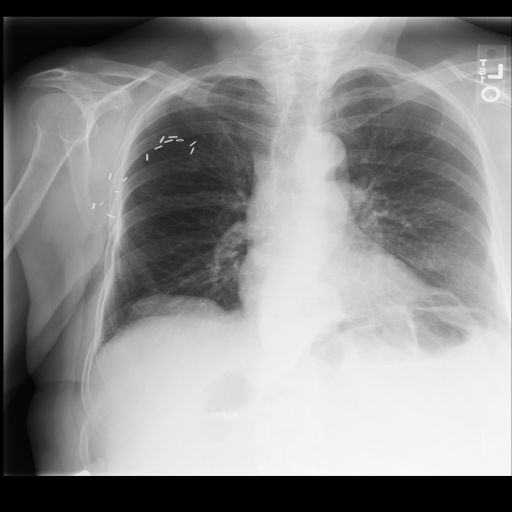
#> input picture Labs/lung_disease.png, 1024 x 1024 px (shown at 1/2 size)
$ jupyter execute --allow-errors Lab_PS_10_2023.ipynb
#> lines starting #> are read from the running program, lines starting #| are printed output that depends on the picture
## Bibliotecas necesarias:

[cell 1]
import cv2
import numpy as np
import matplotlib.pyplot as plt
from scipy import signal
import scipy.io
from scipy.ndimage import rotate  #para rotar
import sympy #para visualizar la matriz

## **Transformada de Fourier**

### Ejercicio 1
Calcular y graficar la transformada de Fourier de matriz/imagen/señal 2D

[cell 2]
imagen_completa= cv2.imread('lung_disease.png',0)
#> imagen_completa is the input picture: shape (1024, 1024); min 0, max 255, mean 140.9
ima=imagen_completa[200:400,200:400]
print("El tipo de cada píxel es ",ima.dtype)
#| El tipo de cada píxel es  uint8
print("Las dimensiones de la transformada de la imagen: ",ima.shape)
#| Las dimensiones de la transformada de la imagen:  (200, 200)

[cell 3]
tf_ima=np.fft.fft2(ima) # calculo de la transformada de fourier 2D
print("El tipo de cada píxel es ",tf_ima.dtype)
#| El tipo de cada píxel es  complex128
print("Las dimensiones de la transformada de la imagen: ",tf_ima.shape)
#| Las dimensiones de la transformada de la imagen:  (200, 200)

Observar que el tipo de dato de cada pixel de la transformada de Fourier es complejo.

[cell 4]
tfshift = np.fft.fftshift(tf_ima) #Centramos la TF en las frecuencias bajas

plt.figure(figsize=(13,6))

plt.subplot(121),plt.imshow(ima, cmap = 'gray')
plt.colorbar()
plt.title('Imagen')
plt.xticks([])
plt.yticks([])

plt.subplot(122)
plt.imshow(abs(tfshift), cmap = 'gray')
plt.colorbar()
plt.title('Magnitud del espectro de la Transformada de Fourier de Imagen')
plt.xticks([])
plt.yticks([])

plt.show()

Vemos un puntito blanco en el centro pero parece no mostrarnos mucha informacion, para eso vamos a aplicarles una transformacion logaritmica a la magnitud del espectro de la Transformada de Fourier.

[cell 5]
transf_realzada = 20*np.log(abs(tfshift)) # :-P
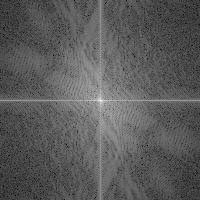
#> transf_realzada: shape (200, 200) float64; min 18.79, max 306.6, mean 121.9; drawn with min black and max white

plt.figure(figsize=(13,6))
plt.subplot(121)
plt.imshow(ima, cmap = 'gray')
plt.title('Imagen')
plt.xticks([]), plt.yticks([])

plt.subplot(122)
plt.imshow(transf_realzada, cmap = 'gray')
plt.colorbar()
plt.title('Transformada realzada'), plt.xticks([]), plt.yticks([])
plt.show()

[cell 6]
Itf_ima=np.fft.ifft2(tf_ima)
# se hizo la transformada de la imagen recortada creada al principio

plt.figure(figsize=(20,6))
plt.subplot(131),plt.imshow(ima, cmap = 'gray')
plt.title('Imagen original')

plt.subplot(132),plt.imshow(transf_realzada, cmap = 'gray')
plt.title('Transformada realzada'), plt.xticks([]), plt.yticks([])

plt.subplot(133),plt.imshow(np.real(Itf_ima), cmap = 'gray')
plt.title('Transformada inversa de Fourier')

plt.show()

## **Convolucion 2D**

[cell 7]
A=np.array( [[1,-3,4],[2,2,0]])
B=np.array([[1,2],[-1,4]])

[cell 8]
conv2d = signal.convolve2d(A, B, boundary='fill', fillvalue=0, mode='full')
print(conv2d)

# en 1D el tamano de la conv es la suma de los tamanos menos 1
# boundary='fill' -> es por si queremos que se rellenen los bordes (como si fuera la convolucion lineal no circular)
# valor con el que rellena los bordes -> fillvalue
# mode='full' -> tamaño resultado = tamaño de la matriz A + tamaño matriz B - 1 (resultado completo de la conv. lineal)
# si pongo mode='same' -> cuando quiero que el resultado tenga el mismo tamaño de la imagen original (OJO que recorta partes)

[cell 9]
print("El tamaño de A es ", A.shape)
print("El tamaño de B es ", B.shape)
print("Las dimensiones de la conv son ",conv2d.shape)
print("Es igual que la suma de las dimensiones-1 ")
print(A.shape[0] + B.shape[0]-1,A.shape[1] + B.shape[1]-1 )

Realizar una convolución utilizando la imagen de pulmón

[cell 10]
plt.imshow(ima, cmap='gray')
plt.colorbar()
plt.show()
print('ima=')
print(ima)
#> (printed output is left out)

Realizar la convolución 2D entre la matriz ima y la matriz K

[cell 11]
K= np.ones ((5,5))/25
print('K=')
print(K)
CONV=signal.convolve2d(ima, K, boundary='fill', fillvalue=0, mode='full') #probar con mode='same'
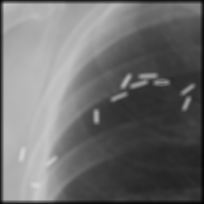
#> CONV: shape (204, 204) float64; min 1.88, max 212, mean 109.1
# rellenamos bordes con cero

Verificar dimensiones y graficar los resultados

Debería dar:
$(200,200) + (5,5) - (1,1) = (204,204)$ tamaño de la matriz convolucion

[cell 12]
print(ima.shape)
#| (200, 200)
print(K.shape)
print(CONV.shape)
#| (204, 204)

plt.imshow(CONV, cmap='gray')
plt.colorbar()

Se ve un borde negro porque le pusimos un boundary = 0

### **Se atenuan frecuencias mas altas.**

¿Qué diferencia hay entre el modo same y el full?

### Ejercicio 2: Teorema de la convolucion 2D

**Recordatorio del teorema de convolucion:**

La convolucion de dos senales en el tiempo es equivalente al producto de sus transformadas:

$h(x, y) = f(x, y) * g(x, y) = F^{-1}[F[f(x, y)] · F[g(x, y)]]$

Analizar la relacion entre la transformada de Fourier 2D y la convolucion 2D

[cell 13]
print(K)

[cell 14]
#Primero hacemos la convolucion de ima con K
CONV=signal.convolve2d(ima,K, boundary='fill', mode='full') #fillvalue=0,

#Ahora realizamos las transformada de cada una de las matrices
TF_IMA = np.fft.fft2(ima)
TF_K = np.fft.fft2(K)

#> (a cell that did not finish here is left out)

**¿Qué paso?**

<mark>**NO SE PUEDE REALIZAR EL PRODUCTO DE TRANSFORMADAS DE SENALES DE DISTINTA DIMENSION**</mark>

Chequear dimensiones

[cell 16]
print("El tamaño de TF_IMA es ", TF_IMA.shape)
#| El tamaño de TF_IMA es  (200, 200)
print("El tamaño de TF_K es ", TF_K.shape)

El problema es que tienen distintas dimensiones.

[cell 17]
#Redimensionamos
s_0= 200+5-1
s_1= 200+5-1

TF_IMA=np.fft.fft2(ima,(s_0,s_1))

TF_K=np.fft.fft2(K,(s_0,s_1))

print("El nuevo tamaño de TF_IMA es ", TF_IMA.shape)
#| El nuevo tamaño de TF_IMA es  (204, 204)
print("El nuevo tamaño de TF_K es ", TF_K.shape)

#Recalculamos transformada inversa de la multiplicación de transformadas de Fourier
CONV_teo= np.fft.ifft2(TF_IMA*TF_K)

# ahora no hay error

#### Graficamos los resultados de las convoluciones

[cell 18]
K

[cell 19]
plt.figure(figsize=(20,6))
plt.subplot(151), plt.imshow(np.real(ima), cmap='gray'), plt.title('Imagen')
plt.subplot(152), plt.imshow(K, cmap='gray'), plt.title('K')
plt.subplot(153), plt.imshow(np.real(CONV), cmap='gray'), plt.title('Convolución')
plt.subplot(154), plt.imshow(np.real(CONV_teo), cmap='gray'), plt.title('Convolución pasando por TF')
plt.subplot(155), plt.imshow(np.real(CONV-CONV_teo), cmap='gray', vmin=0,vmax=1), plt.title('Resta de convoluciones')
plt.show()

#### Graficamos en Frecuencia

[cell 20]
plt.figure(figsize=(20,6))

plt.subplot(151)
plt.imshow( 20*np.log(abs(np.fft.fftshift(TF_IMA))), cmap = 'gray')
# se hace el realce de la TF de la IMA
plt.title('TF realzada de la imagen')

plt.subplot(152)
plt.imshow( np.fft.fftshift(abs(TF_K)), cmap = 'gray')
# se muestra la TF de la matriz K
plt.title('TF de la matriz K')

plt.subplot(153)
plt.imshow( 20*np.log(abs(np.fft.fftshift(TF_IMA*TF_K))), cmap = 'gray')
# se hace el realce de la TF de la matriz K
plt.title('TF de la imagen * K, realzada')

TF_CONV=np.fft.fft2(CONV) # se calcula la TF de la senal CONV que es la conv. de IMA con K

plt.subplot(154)
plt.imshow(20*np.log(abs(np.fft.fftshift(TF_CONV))), cmap = 'gray')
# se realza la TF de la senal CONV
plt.title('TF realzada de la convolucion')

plt.subplot(155)
plt.imshow(np.real((TF_CONV-(TF_IMA*TF_K))), cmap = 'gray', vmin=0, vmax=1)
# se hace la resta de la TF de la CONV con el producto de las transformadas que teoricamente es lo mismo
# en teoria la transformada de la convolucion es igual al producto de las transformadas por separado
plt.title('Resta de TF')

En conclusion, la transformada de la convolucion es igual al producto  de las transformadas.

# Filtros

Son operaciones que consideran y utilizan los valores de los vecinos de cada pixel.

Se destacan dos tipos de filtros:

- **Lineales**: combinación lineal (de los pixeles vecinos), convolución (y correlación)
- **No lineales**: de Orden, se ordena los valores de los vecinos y se elige el mínimo, máximo o la mediana por ejemplo.

## Filtros lineales: Convolución - correlación

Combinación lineal de un entorno de vecinos, los coeficientes vienen dados por un kernel o máscara del tamaño del vecindario o entorno, incluido el pixel central.

Según el kernel o máscara será el efecto en la imagen.
Se destacan dos tipos:

- Filtros de **suavizado**, o filtros **pasa bajo** (de promediado)
- Filtros de **bordes o detalles**, o filtro **pasa alto** (de diferencia)

Para realizar la convolución (o correlación también) se necesitan dos señales 2D, es decir dos matrices:
- La imagen: A
- El Kernel: K

### Ejercicio 3
a) Generar una imagen con 6 niveles de gris. (Bandas)

[cell 21]
A= np.ones((256, 240))
A[:, 0:40]=0
A[:, 40:80]=0.2
A[:, 80:120]=0.4
A[:, 120:160]=0.6
A[:, 160:200]=0.8
A[:, 200:240]=1
#completar

plt.imshow(A, cmap='gray')
plt.colorbar()
plt.show()

b) Generar el kernel (o máscara):

#### Kernel promediado (paso bajo)

[cell 22]
#Definimos una función para generar una máscara o kernel cuadrado para promedio (suavisado)
def kernel_prom(n):
    return(np.ones((n,n),np.float32)/(n**2))

[cell 23]
# genero la máscara o kernel
n=5 #lo ideal y usual es n impar
kernel=kernel_prom(n)
print(kernel)
print('Notar que la suma de sus elementos da:', np.sum(kernel))
plt.stem(kernel[0])
plt.title('Una fila del Kernel')
plt.show()

La función **cv2.filter2D** :

- calcula la correlación (la correlación es análoga a convolución pero sin rotar la máscara. Cuando la máscara (kernel) es "bi-simétrica" convolución y correlación coinciden)

- el resultado tiene el mismo tamaño que la imagen entrante (la función recorta la correlación para lograr esto)

- ddepth , asociado al tipo de datos (depth) del resultado 	(-1, para igual tipo de datos que la entrada)

- anchor indica la posición del pivote del kernel; default:(-1,-1) lugar central.

https://www.askpython.com/python-modules/opencv-filter2d

[cell 24]
# Hacemos la correlación:
A_suav = cv2.filter2D(A,-1,kernel) #El -1 (ddepth) indica que la salida será del mismo tipo que A
print('Tamaño original:',A.shape, 'Tamaño filtrada:', A_suav.shape)

plt.figure(figsize=(13,5))
plt.subplot(121),plt.imshow(A,cmap='gray'),plt.title('Original')
#plt.xticks([]), plt.yticks([]) #para que no escriba la escala
plt.subplot(122),plt.imshow(A_suav,cmap='gray'),plt.title('Promediada, Máscara %d' %(n))
#plt.xticks([]), plt.yticks([]) #para que no escriba la escala
plt.show()

#### kernel Gaussiano  (paso bajo)

Promedio ponderado

[cell 25]
n=7
kernel_gauss1D = cv2.getGaussianKernel(n, 1.5)
# el 1.5 es la varianza que le doy a la varianza
print(kernel_gauss1D)
print('Notar que la suma de los coeficientes:',np.sum(kernel_gauss1D))
plt.stem(kernel_gauss1D)
plt.show()

[cell 26]
#Función para generar un kernel Gausiano 2D
def GaussianKernel2D(nfil, ncol, sigmaf, sigmac):
    return(np.dot(cv2.getGaussianKernel(nfil, sigmaf), np.transpose(cv2.getGaussianKernel(ncol, sigmac))))

[cell 27]
nfil=7
ncol=7
sigmaf=5 # tamaño de filas
sigmac=5 # tamaño de columnas
# sigmas iguales = queda simétrico el kernel
kernel_gauss2D = GaussianKernel2D(nfil, ncol, sigmaf, sigmac) #función antes definida
print(np.round(kernel_gauss2D, decimals=3))
print('Notar que la suma de los coeficientes es igual a:',np.sum(kernel_gauss2D))
plt.imshow(kernel_gauss2D)
plt.show()

[cell 28]
A_suavGauss = cv2.filter2D(A,-1,kernel_gauss2D) # usamos la imagen A y el kernel
print('Tamaño original:',A.shape, 'Tamaño filtrada:', A_suavGauss.shape)

plt.figure(figsize=(13,5))
plt.subplot(121),plt.imshow(A,cmap='gray'),plt.title('Original')
plt.xticks([]), plt.yticks([]) #para que no escriba la escala
plt.subplot(122),plt.imshow(A_suav,cmap='gray'),plt.title("Promediada con Máscara Gaussiana {0:d} x {1:d}".format(nfil,ncol) )


plt.xticks([]), plt.yticks([]) #para que no escriba la escala
plt.show()

Hay una función que realiza filtrado con kernel Gaussiano, 2 en 1: **cv2.GaussianBlur**

[cell 29]
A_suav_G2en1 = cv2.GaussianBlur(A,(nfil,ncol),1,2,-1) # 2 en 1: genera el kernel Gaussiano nxn y realiza el filtrado
print('Tamaño original:',A.shape, 'Tamaño filtrada:', A_suavGauss.shape)
print('datos original:',A.dtype, 'Datos filtrada:', A_suavGauss.dtype)
plt.imshow(A_suav_G2en1,cmap='gray')
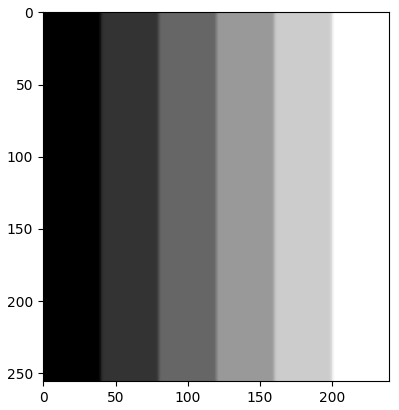
#> figure drawn by matplotlib, 1 panel

#### kernel para detección de Bordes (paso alto):
Para encontrar bordes/cambios se usan máscaras de diferencia: Prewit por ej.

##### kernels Prewitt

[cell 30]
#máscara/kernel Prewitt 3x3:
#Para Bordes Diagonales
KPD=np.array([[1, 1, 0], [1, 0, -1], [0, -1, -1]])
print(KPD)
print('Notar que la suma de los coeficientes da: ', np.sum(KPD))

[cell 31]
#Para bordes Verticales:
KPV= np.array([[1, 0, -1], [1, 0, -1], [1, 0, -1]])
print(KPV)
print('La suma de los coeficientes da: ', np.sum(KPV))

[cell 32]
#Para Bordes Horizontales
KPH= np.array([[1, 1, 1], [0, 0, 0], [-1, -1, -1]])
print(KPH)
print('La suma de los coeficientes da: ', np.sum(KPH))

[cell 33]
I=cv2.imread('Ortopantomografia.jpg',0) #abrimos imagen monocroma
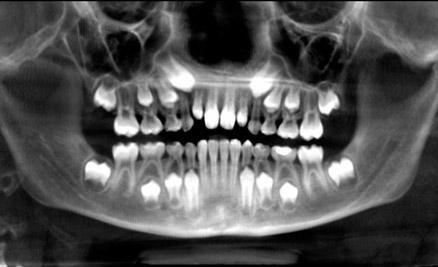
#> input picture Labs/Ortopantomografia.jpg, 438 x 267 px
#> I is the input picture: shape (267, 438); min 0, max 255, mean 83.2
print(I.dtype)
#| uint8

[cell 34]
#Cambiemos el tipo de datos
I=I.astype(float)
print(I.dtype)
#| float64

[cell 35]
OP_v=cv2.filter2D(I, -1, KPV )   #Buscar bordes verticales de la imagen.
OP_h=cv2.filter2D(I, -1, KPH  )    #Buscar bordes horizontales de la imagen
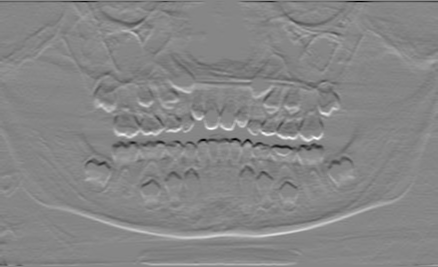
#> OP_h: shape (267, 438) float64; min -639, max 575, mean 0.2; drawn with min black and max white
Bordes= abs(OP_v)+abs(OP_h) # fusion de bordes
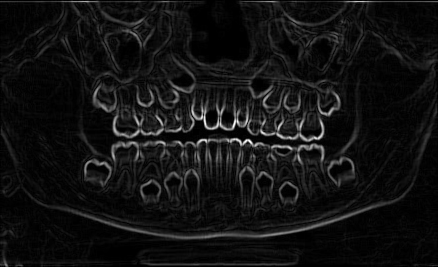
#> Bordes: shape (267, 438) float64; min 0, max 850, mean 61; drawn with min black and max white

plt.figure(figsize=(9,7))
plt.subplot(221),plt.imshow(I,cmap='gray'),plt.title('Imagen original')
plt.subplot(222),plt.imshow(abs(OP_v),cmap='gray'),plt.title('Bordes verticales')
# sin el valor abs se va a valores negativos => 0 queda gris, negativo = negro, positivo = blanco
plt.colorbar()
plt.subplot(223),plt.imshow(abs(OP_h),cmap='gray'),plt.title('Bordes horizontales')
#plt.colorbar()
plt.subplot(224),plt.imshow(Bordes,cmap='gray'),plt.title('Bordes de la imagen')
plt.show()
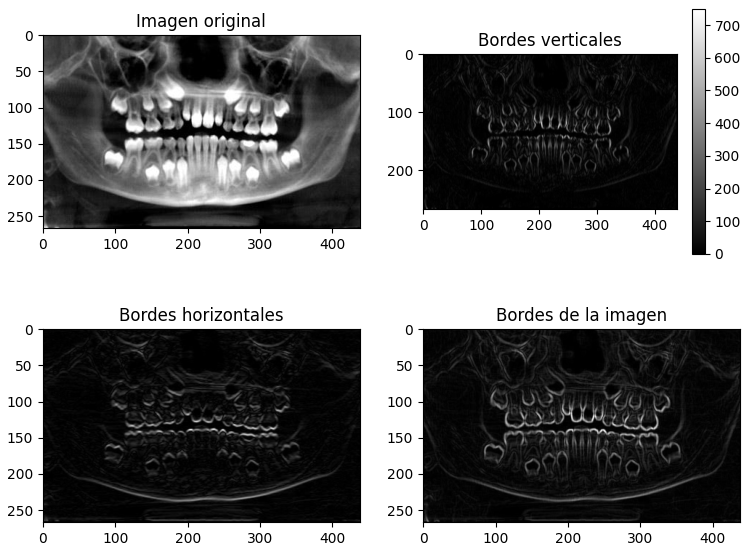
#> figure drawn by matplotlib, 5 panels

print('Notar la importancia del tipo de datos en este caso')

#### kernels Sobel

[cell 36]
#Sobel para bordes Verticales:
KSV= np.array([[1, 0, -1], [2, 0, -2], [1, 0, -1]])
print(KSV)

chequear!!

[cell 37]
#Sobel para Bordes Horizontales
KBH= np.array([[1,2,1], [0,0,0], [-1,-2,-1]])    #completar
print(KBH)

### Kernels Laplacianos

Notamos que siempre **las máscaras (kernels) de diferencia, la suma de sus coeficientes es 0**

Esta característica deviene en una imagen filtrada con zonas cercanas a 0 en donde la original tenía valores homogéneos (de intensidad pareja o casi constante)

[cell 38]
HI=np.array([[-1,-1,-1],[-1,8,-1],[-1,-1,-1]]) # Kernel de filtro pasa alto, para resaltar bordes, detalles, cambios rápidos
print(HI)

[cell 39]
#Filtrar la imagen I con este kernel, que sucede?
LPK1 = np.array([[0,-1,0],[-1,4,-1],[0,-1,0]])
LPK2 = np.array([[-1,-1,-1],[-1,8,-1],[-1,-1,-1]])

print("Sum. kernel1: ", np.sum(LPK1))
print("Sum. kernel2: ", np.sum(LPK2))

FLPK1 = cv2.filter2D(I, -1,LPK1)
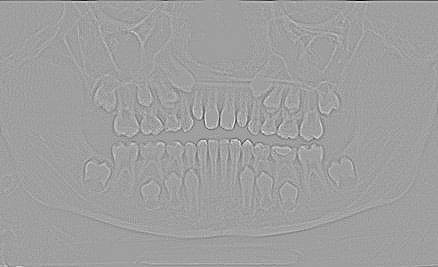
#> FLPK1: shape (267, 438) float64; min -314, max 189, mean -0.2; drawn with min black and max white
FLPK2 = cv2.filter2D(I, -1,LPK2)

plt.figure(figsize=(9,7))

plt.subplot(131), plt.imshow(FLPK1, cmap='gray')
plt.subplot(132), plt.imshow(FLPK2, cmap='gray')
plt.subplot(133), plt.hist(np.ravel(abs(FLPK1)))

# sucede que se eliminaron los valores maximos de 0 y 1 como se ve en el histograma y ahora predominan los valores de grises
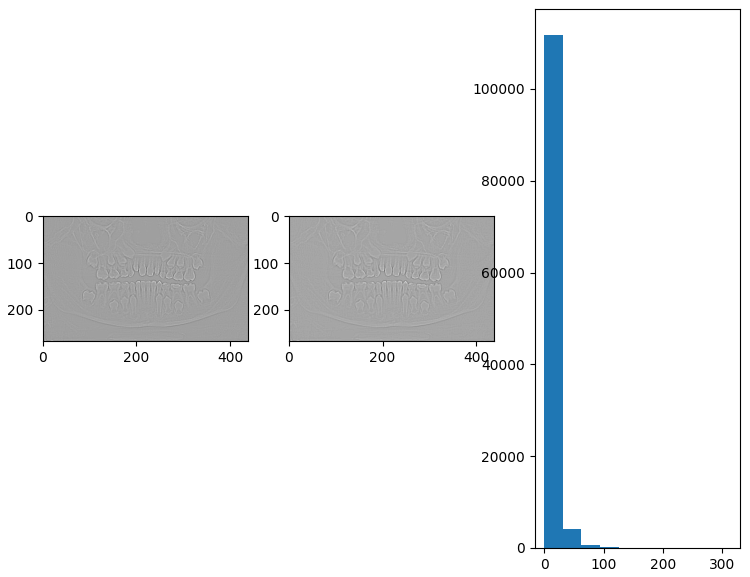
#> figure drawn by matplotlib, 3 panels; panel 3: tallest bar 111823 high, from x = 1.78e-15 to 31.4

### Ejercicio 4: Filtrar la imagen neumonia_izq de labs pasados con un kernel, luego graficar

[cell 40]
neumo=cv2.imread('neumonia_izq.jpg',0)
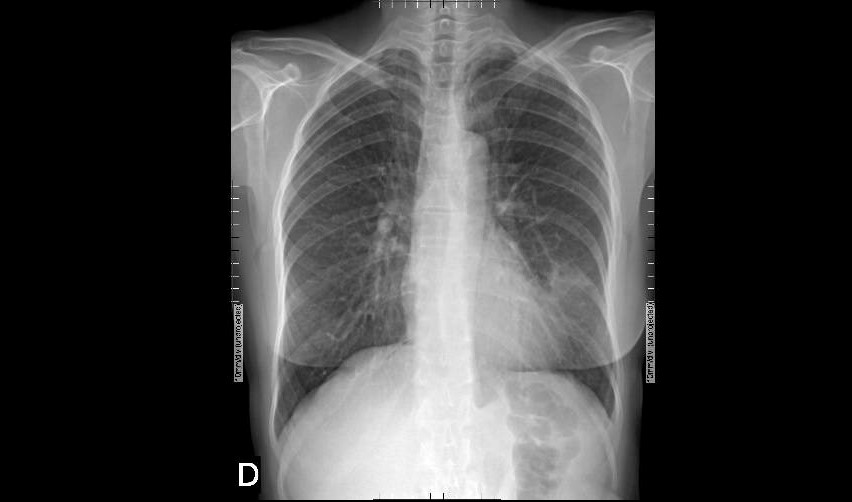
#> input picture Labs/neumonia_izq.jpg, 852 x 502 px
#> neumo is the input picture: shape (502, 852); min 0, max 255, mean 64.4
#completar
